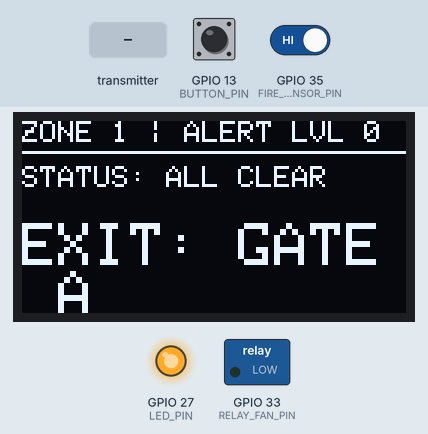
Recording of a sketch running on a simulated ESP32. Shown: 128×64 one-colour display, switched loads named in the sketch (green lamp = pin HIGH), output pins drawn as LEDs (lit = HIGH). Dashed ring = blinking. Inputs (shaded band) come from the test bench; at power-on: GPIO 13 (BUTTON_PIN) HIGH, GPIO 35 (FIRE_SENSOR_PIN) HIGH. The modem accepts every AT command (registered, SIM ready, sends succeed) and sends nothing else; pins used as bus, display or sensor lines are not drawn; what the sketch prints to the serial monitor is not drawn.

Above: at 2.3 s.
2.4 s: GPIO 13 (BUTTON_PIN) pulled LOW for 0.15 s
At 2.6 s:
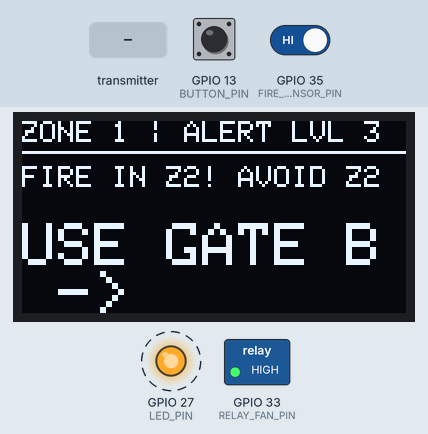
3.1 s: GPIO 35 (FIRE_SENSOR_PIN) driven LOW
At 3.35 s:
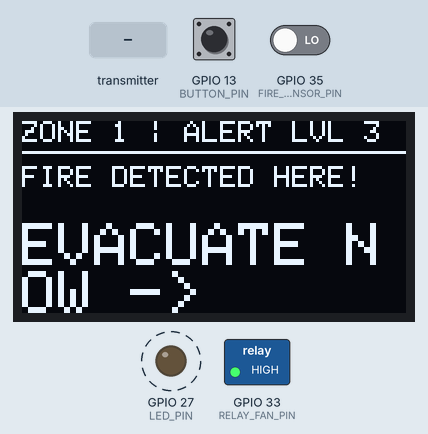
At 4.8 s:
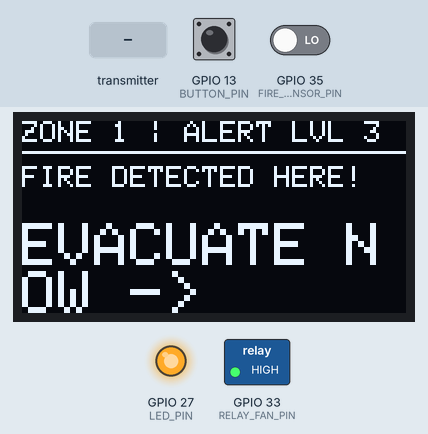
5.1 s: the transmitter starts sending z = 0
At 8.0 s:
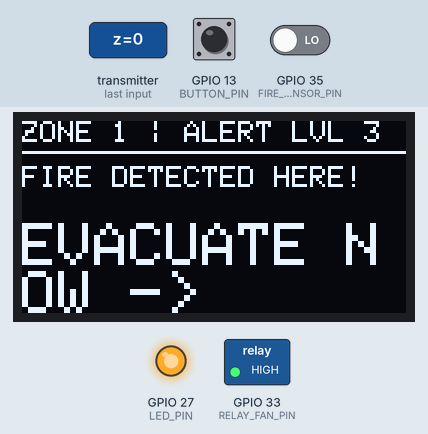
8.1 s: the transmitter starts sending headerText = FIRE
11.1 s: the transmitter starts sending routeText = SAFE
14.1 s: the transmitter starts sending headerText = SAFE
Timing chart, 0 to 18.1 s (numbered marks = the images above; inputs shaded):
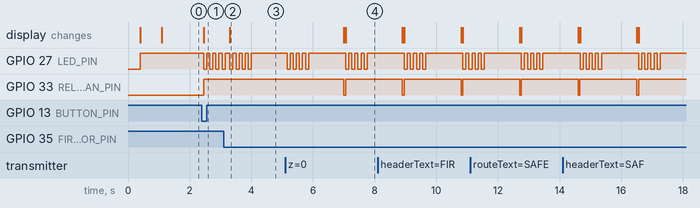

Measured:
- after the input at 2.4 s, GPIO 27 (LED_PIN): alternates HIGH for 0.10 s and LOW for 0.10 s, starting after 0.05 s; GPIO 33 (RELAY_FAN_PIN): LOW → HIGH after 0.05 s; the display: changes after 0.05 s (image 1)
- after the input at 3.1 s, the display: changes after 0.20 s (image 2)
- after the input at 5.1 s, GPIO 33 (RELAY_FAN_PIN): HIGH → LOW after 1.9 s, → HIGH 0.06 s later; the display: first changes after 1.9 s (image 4 shows a later state)

The sketch:

sensor_node.ino
```cpp
/*
  CrowdShield Zonal Node ESP32 Firmware
  - Real-time I2C OLED Digital Signboard (SSD1306 on GPIO 21 SDA & GPIO 22 SCL)
  - Automatic LED Wayfinding Arrows:
      * GPIO 18: Arrow -> Gate A (Normal Egress)
      * GPIO 19: Arrow -> Gate B / Gate C (Safe Bypass Egress)
  - Relay for Emergency Doors + Exhaust Fan (GPIO 33)
  - DFPlayer Mini Voice Synthesizer on GPIO 25/26 (Serial2)
  - Physical Flame / Smoke Sensor input on GPIO 35 (KY-026 Active LOW)
  - Physical SOS / Fire Button on GPIO 13 (Active LOW)
  - ESP-NOW & LoRa Mesh Zero-Internet Resilient Network
*/

#include <WiFi.h>
#include <esp_now.h>
#include <HardwareSerial.h>
#include <Wire.h>
#include <Adafruit_GFX.h>
#include <Adafruit_SSD1306.h>

#define ZONE_ID         1   // Set to 1, 2, or 3 for each node

// Breadboard Pins
#define BUTTON_PIN      13  // SOS / Fire Button (Active LOW)
#define LED_PIN         27  // Red Beacon Status LED
#define DF_RX_PIN       25  // To DFPlayer TX (Pin 3)
#define DF_TX_PIN       26  // Via 1k resistor to DFPlayer RX (Pin 2)

// Actuators & Wayfinding Arrow Pins
#define SERVO_PIN       32  // SG90 Servo Entry Barrier
#define RELAY_FAN_PIN   33  // Emergency Exit Door Unlocker + Exhaust Fan Relay
#define ARROW_GATE_A    18  // Green LED Arrow -> Gate A (Normal Route)
#define ARROW_GATE_B    19  // Green LED Arrow -> Gate B / Gate C (Safe Reroute)
#define FIRE_SENSOR_PIN 35  // Optional Flame Sensor (KY-026 Digital DO, Active LOW)

// I2C OLED Display (SSD1306 128x64)
#define SCREEN_WIDTH    128
#define SCREEN_HEIGHT   64
Adafruit_SSD1306 display(SCREEN_WIDTH, SCREEN_HEIGHT, &Wire, -1);
bool hasDisplay = false;

HardwareSerial dfSerial(2);
uint8_t broadcastAddress[] = {0xFF, 0xFF, 0xFF, 0xFF, 0xFF, 0xFF};

// Uplink Packet (Zonal Node -> Gateway -> Python Backend)
typedef struct {
  uint8_t zone;
  uint8_t sos;    // 1 = SOS Medical, 2 = FIRE DETECTED!
  uint8_t motion;
  uint32_t seq;
} UplinkMsg;

// Downlink Packet (Python Backend -> Gateway -> Zonal Node Display)
typedef struct {
  uint8_t z;            // Target Zone (1..4 or 0 for All)
  uint8_t lvl;          // Risk Level (0..3)
  char headerText[40];  // e.g., "FIRE IN Z2! AVOID Z2"
  char routeText[40];   // e.g., "SAFE EXIT: GATE B"
} DownlinkDisplayMsg;

UplinkMsg msg;
DownlinkDisplayMsg incomingDisplay;
volatile bool newDisplayCmd = false;

bool lastButtonState = HIGH;
unsigned long lastDebounceTime = 0;
unsigned long lastSendTime = 0;

// ==========================================================
// 1. UPDATE PHYSICAL DISPLAY SCREEN & WAYFINDING ARROWS
// ==========================================================
void renderDisplayAndActuators(uint8_t lvl, const char* header, const char* route) {
  Serial.println("\n+------------------------------------------------+");
  Serial.println("|        ZONAL LIVE DIGITAL SIGNBOARD            |");
  Serial.println("+------------------------------------------------+");
  Serial.print  ("| ZONE "); Serial.print(ZONE_ID);
  Serial.print  (" | ALERT LEVEL: "); Serial.println(lvl);
  Serial.print  ("| STATUS : "); Serial.println(header);
  Serial.print  ("| ROUTE  : >>> "); Serial.print(route); Serial.println(" <<<");
  Serial.println("+------------------------------------------------+\n");

  // Update I2C OLED Screen if connected on GPIO 21 / 22
  if (hasDisplay) {
    display.clearDisplay();
    display.setTextColor(SSD1306_WHITE);

    display.setTextSize(1);
    display.setCursor(0, 0);
    display.print("ZONE "); display.print(ZONE_ID);
    display.print(" | ALERT LVL "); display.println(lvl);
    display.drawLine(0, 10, 128, 10, SSD1306_WHITE);

    display.setCursor(0, 15);
    display.println(header);

    display.setTextSize(2); // Bold large text for safe exit route
    display.setCursor(0, 34);
    display.println(route);
    display.display();
  }

  // Automatically set Physical LED Wayfinding Arrows based on the calculated route!
  String routeStr = String(route);
  if (routeStr.indexOf("GATE B") != -1 || routeStr.indexOf("GATE C") != -1) {
    digitalWrite(ARROW_GATE_A, LOW);   // Turn OFF blocked Gate A arrow
    digitalWrite(ARROW_GATE_B, HIGH);  // Turn ON safe bypass Gate B arrow!
    Serial.println(" -> [LED ARROWS] Rerouted! Gate A Arrow OFF | Gate B Arrow ON");
  } else {
    digitalWrite(ARROW_GATE_A, HIGH);
    digitalWrite(ARROW_GATE_B, LOW);
    Serial.println(" -> [LED ARROWS] Normal Path: Gate A Arrow ON");
  }

  // Trigger Emergency Relay (Unlock doors + Exhaust Fan) & Speaker on Level 2/3
  if (lvl >= 2) {
    digitalWrite(RELAY_FAN_PIN, HIGH); // Unlock emergency doors & start exhaust
    playDFTrack(lvl);                  // Play Track 2 (Reroute) or Track 3 (Evacuate)
  } else if (lvl == 1) {
    playDFTrack(1);
  } else {
    digitalWrite(RELAY_FAN_PIN, LOW);
  }
}

// ==========================================================
// 2. ZERO-LIBRARY DFPLAYER COMMANDS
// ==========================================================
void sendDFCommand(uint8_t cmd, uint16_t param) {
  uint8_t pH = (uint8_t)(param >> 8);
  uint8_t pL = (uint8_t)(param & 0xFF);
  uint16_t csum = 0 - (0xFF + 0x06 + cmd + 0x00 + pH + pL);
  uint8_t pkt[10] = {0x7E, 0xFF, 0x06, cmd, 0x00, pH, pL, (uint8_t)(csum >> 8), (uint8_t)(csum & 0xFF), 0xEF};
  dfSerial.write(pkt, 10);
}

void playDFTrack(int trackNum) {
  sendDFCommand(0x03, trackNum);
  for (int i = 0; i < 4; i++) {
    digitalWrite(LED_PIN, LOW); delay(100);
    digitalWrite(LED_PIN, HIGH); delay(100);
  }
}

// ==========================================================
// 3. WIRELESS RECEIVE CALLBACK (From Gateway ESP32)
// ==========================================================
#if ESP_ARDUINO_VERSION >= ESP_ARDUINO_VERSION_VAL(3, 0, 0)
void onDataRecv(const esp_now_recv_info_t *info, const uint8_t *incomingData, int len) {
#else
void onDataRecv(const uint8_t *mac, const uint8_t *incomingData, int len) {
#endif
  if (len == sizeof(DownlinkDisplayMsg)) {
    memcpy((void*)&incomingDisplay, incomingData, sizeof(DownlinkDisplayMsg));
    if (incomingDisplay.z == ZONE_ID || incomingDisplay.z == 0) {
      newDisplayCmd = true;
    }
  }
}

void setup() {
  Serial.begin(115200);
  delay(400);

  pinMode(BUTTON_PIN, INPUT_PULLUP);
  pinMode(LED_PIN, OUTPUT);
  pinMode(RELAY_FAN_PIN, OUTPUT);
  pinMode(ARROW_GATE_A, OUTPUT);
  pinMode(ARROW_GATE_B, OUTPUT);
  pinMode(FIRE_SENSOR_PIN, INPUT);
  digitalWrite(LED_PIN, HIGH);

  // Initialize I2C OLED Display on GPIO 21 (SDA) and GPIO 22 (SCL)
  Wire.begin(21, 22);
  if (display.begin(SSD1306_SWITCHCAPVCC, 0x3C)) {
    hasDisplay = true;
    display.clearDisplay();
    display.display();
  }

  // Initialize DFPlayer Mini on Serial2
  dfSerial.begin(9600, SERIAL_8N1, DF_RX_PIN, DF_TX_PIN);
  delay(600);
  sendDFCommand(0x06, 26); // Volume 26/30

  // Initialize ESP-NOW
  WiFi.mode(WIFI_STA);
  if (esp_now_init() == ESP_OK) {
    esp_now_register_recv_cb(onDataRecv);
    esp_now_peer_info_t peerInfo = {};
    memcpy(peerInfo.peer_addr, broadcastAddress, 6);
    peerInfo.channel = 0;
    peerInfo.encrypt = false;
    esp_now_add_peer(&peerInfo);
  }

  // Boot into Normal State
  renderDisplayAndActuators(0, "STATUS: ALL CLEAR", "EXIT: GATE A");
  Serial.println("\n[CrowdShield Zonal Node Ready]");
  Serial.println("Type 'FIRE' in Serial Monitor to test automatic Fire Reroute Display!");
}

void loop() {
  unsigned long now = millis();

  // 1. If Gateway sent a new Fire Reroute + Display message over wireless:
  if (newDisplayCmd) {
    newDisplayCmd = false;
    renderDisplayAndActuators(incomingDisplay.lvl, incomingDisplay.headerText, incomingDisplay.routeText);
  }

  // 2. Test Directly in Serial Monitor (Type "FIRE" or "SAFE")
  if (Serial.available()) {
    String cmd = Serial.readStringUntil('\n');
    cmd.trim();
    if (cmd.equalsIgnoreCase("FIRE")) {
      renderDisplayAndActuators(3, "FIRE IN Z2! AVOID Z2", "USE GATE B ->");
    } else if (cmd.equalsIgnoreCase("SAFE")) {
      renderDisplayAndActuators(0, "STATUS: ALL CLEAR", "EXIT: GATE A");
    }
  }

  // 3. Physical Flame Sensor Check (KY-026 on GPIO 35, Active LOW)
  int flameVal = digitalRead(FIRE_SENSOR_PIN);
  if (flameVal == LOW) { // Flame detected!
    msg.zone = ZONE_ID;
    msg.sos = 2; // 2 = FIRE ALARM
    msg.motion = 1;
    msg.seq++;
    esp_now_send(broadcastAddress, (uint8_t *)&msg, sizeof(msg));
    Serial.println(">>> [FLAME SENSOR GPIO 35 TRIGGERED!] Transmitted Fire Alert Uplink!");
    renderDisplayAndActuators(3, "FIRE DETECTED HERE!", "EVACUATE NOW ->");
    delay(1000);
  }

  // 4. Physical Button Press -> Trigger Fire/SOS Uplink to Command Centre
  int reading = digitalRead(BUTTON_PIN);
  if (reading == LOW && lastButtonState == HIGH && (now - lastDebounceTime > 250)) {
    lastDebounceTime = now;
    msg.zone = ZONE_ID;
    msg.sos = 2; // 2 = Fire / Critical Hazard Trigger
    msg.motion = 1;
    msg.seq++;
    esp_now_send(broadcastAddress, (uint8_t *)&msg, sizeof(msg));

    Serial.print("{\"z\":"); Serial.print(ZONE_ID);
    Serial.print(",\"sos\":2,\"fire\":1,\"seq\":");
    Serial.print(msg.seq);
    Serial.println("}\t-60");

    // Immediately show local emergency reroute
    renderDisplayAndActuators(3, "FIRE IN Z2! AVOID Z2", "USE GATE B ->");
  }
  lastButtonState = reading;

  // 5. 5-Second Heartbeat
  if (now - lastSendTime >= 5000) {
    lastSendTime = now;
    msg.zone = ZONE_ID;
    msg.sos = 0;
    msg.motion = 0;
    msg.seq++;
    esp_now_send(broadcastAddress, (uint8_t *)&msg, sizeof(msg));
  }
}
```
